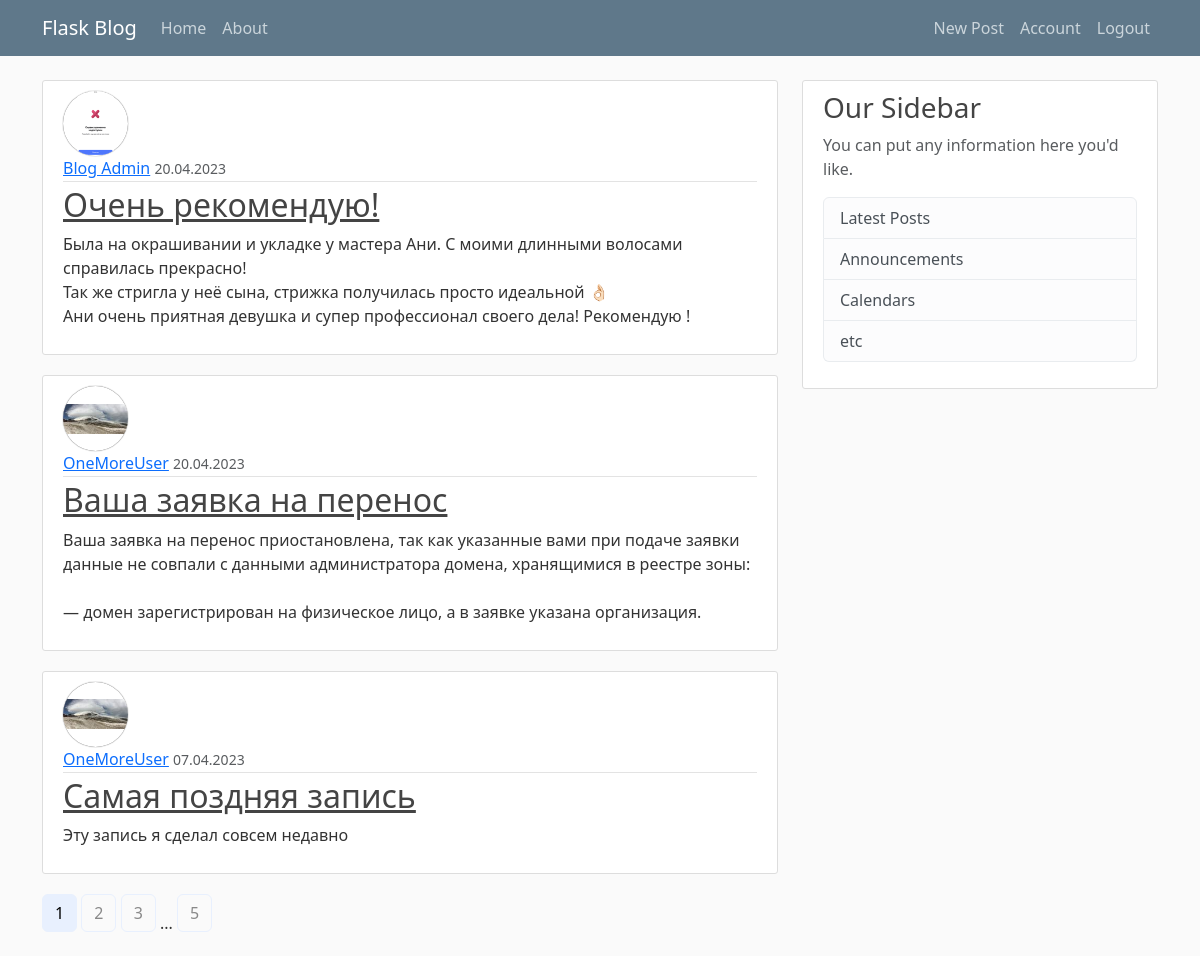
The app's page /home (signed in) with its own data.
### flaskblog/models.py (models this page shows, shortened)
class Post(db.Model):
    id = db.Column(db.Integer, primary_key=True)
    title = db.Column(db.String(100), nullable=False)
    date_posted = db.Column(db.DateTime, nullable=False, default=datetime.utcnow)
    content = db.Column(db.Text, nullable=False)
    user_id = db.Column(db.Integer, db.ForeignKey('user.id'), nullable=False)

class User(db.Model, UserMixin):
    id = db.Column(db.Integer, primary_key=True)
    username = db.Column(db.String(20), unique=True, nullable=False)
    email = db.Column(db.String(120), unique=True, nullable=False)
    image_file = db.Column(db.String(20), nullable=False, default='default.jpg')
    password = db.Column(db.String(60), nullable=False)
    posts = db.relationship('Post', backref='author', lazy=True)

### flaskblog/main/routes.py (the view)
@main.route("/")
@main.route("/home")
def home():
    page = request.args.get('page', 1, type=int)
    posts = Post.query.order_by(Post.date_posted.desc()).paginate(page=page, per_page=3)
    return render_template('home.html', posts=posts)

### flaskblog/models.py (called while the page is built)
@login_manager.user_loader
def load_user(user_id):
    return User.query.get(int(user_id))

### flaskblog/templates/home.html
{% extends "layout.html" %}
{% block content %}
    {% for post in posts.items %}
        <article class="media content-section home-articles">
          <img src="{{ url_for('static', filename='profile_pics/' + post.author.image_file) }}" alt="{{ post.author.username }}" class="rounded-circle article-img">
          <div class="media-body">
            <div class="article-metadata">
              <a class="mr-2" href="{{ url_for('users.user_posts', username=post.author.username) }}">{{ post.author.username }}</a>
              <small class="text-muted">{{ post.date_posted.strftime('%d.%m.%Y') }}</small>
            </div>
            <h2><a class="article-title" href="{{ url_for('posts.post', post_id=post.id) }}">{{ post.title }}</a></h2>
            <p class="article-content">{{ post.content }}</p>
          </div>
        </article>
    {% endfor %}
    {% for page_num in posts.iter_pages(left_edge=1, right_edge=1, left_current=1, right_current=2) %}
        {% if page_num %}
            {% if posts.page == page_num %}
                <a class="btn btn-info mb-4" href="{{ url_for('main.home', page=page_num) }}">{{ page_num }}</a>
            {% else %}
                <a class="btn btn-outline-info mb-4" href="{{ url_for('main.home', page=page_num) }}">{{ page_num }}</a>
            {% endif %}
        {% else %}
            ...
        {% endif %}
    {% endfor %}
{% endblock content %}

### flaskblog/static/main.css (style rules this page uses)
body { background: #fafafa; color: #333333; margin-top: 5rem; }
h1, h2, h3, h4, h5, h6 { color: #444444; }
.content-section { background: #ffffff; padding: 10px 20px; border: 1px solid #dddddd; border-radius: 3px; margin-bottom: 20px; }
.article-title { color: #444444; }
.article-content { white-space: pre-line; }
.article-img { height: 65px; width: 65px; margin-right: 16px; }
.article-metadata { padding-bottom: 1px; margin-bottom: 4px; border-bottom: 1px solid #e3e3e3 }
.btn-outline-info { --bs-btn-color: #898989; --bs-btn-border-color: #e8f0fe; --bs-btn-hover-color: #000; --bs-btn-hover-bg: #e8f0fe; --bs-btn-hover-border-color: #e8f0fe; --bs-btn-focus-shadow-rgb: 13,202,240; --bs-btn-active-color: #000; --bs-btn-active-bg: #e8f0fe; --bs-btn-active-border-color: #e8f0fe; --bs-btn-active-shadow: inset 0 3px 5px rgba(0, 0, 0, 0.125); --bs-btn-disabled-color: #e8f0fe; --bs-btn-disabled-bg: transparent; --bs-btn-disabled-border-color: #e8f0fe; --bs-gradient: none; }
.home-articles .article-img { object-fit: contain; }
.rounded-circle { box-shadow: 0px 0px 1px #343434; }
.btn-info { --bs-btn-color: #000; --bs-btn-bg: #e8f0fe; --bs-btn-border-color: #e8f0fe; --bs-btn-hover-color: #000; --bs-btn-hover-bg: #d3e3ff; --bs-btn-hover-border-color: #d3e3ff; --bs-btn-focus-shadow-rgb: 11,172,204; --bs-btn-active-color: #000; --bs-btn-active-bg: #d3e3ff; --bs-btn-active-border-color: #d3e3ff; --bs-btn-active-shadow: inset 0 3px 5px rgba(0, 0, 0, 0.125); --bs-btn-disabled-color: #000; --bs-btn-disabled-bg: #e8f0fe; --bs-btn-disabled-border-color: #e8f0fe; }

### records on screen
Post: image_file (picture), author.username "Blog Admin", date_posted "20.04.2023", title "Очень рекомендую!", content "Была на окрашивании и укладке у мастера Ани. С моими длинными волосами справилась прекрасно! Так же стригла у неё сына, стрижка получилась просто идеальной 👌🏻 Ани очень приятная девушка и супер профессионал своего дела! Рекомендую !"
Post: image_file (picture), author.username "OneMoreUser", date_posted "20.04.2023", title "Ваша заявка на перенос", content "Ваша заявка на перенос приостановлена, так как указанные вами при подаче заявки данные не совпали с данными администратора домена, хранящимися в реестре зоны: — домен зарегистрирован на физическое лицо, а в заявке указана организация."
Post: image_file (picture), author.username "OneMoreUser", date_posted "07.04.2023", title "Самая поздняя запись", content "Эту запись я сделал совсем недавно"

### other values on screen
{{ page_num }} "1"
{{ page_num }} "2" "3" "5"
